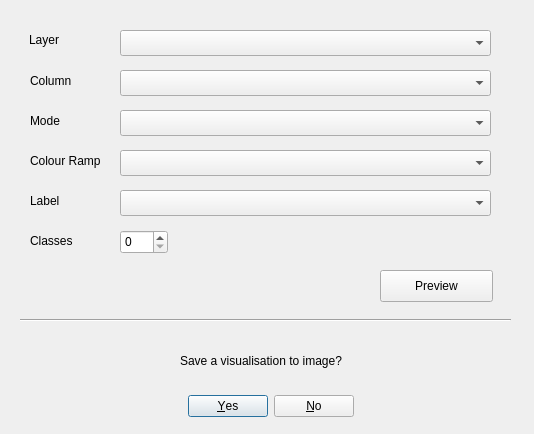
<?xml version="1.0" encoding="UTF-8"?>
<ui version="4.0">
 <class>Dialog</class>
 <widget class="QDialog" name="Dialog">
  <property name="geometry">
   <rect>
    <x>0</x>
    <y>0</y>
    <width>534</width>
    <height>434</height>
   </rect>
  </property>
  <property name="windowTitle">
   <string>Visualisation</string>
  </property>
  <widget class="QDialogButtonBox" name="buttonBox">
   <property name="geometry">
    <rect>
     <x>100</x>
     <y>390</y>
     <width>341</width>
     <height>32</height>
    </rect>
   </property>
   <property name="orientation">
    <enum>Qt::Horizontal</enum>
   </property>
   <property name="standardButtons">
    <set>QDialogButtonBox::No|QDialogButtonBox::Yes</set>
   </property>
   <property name="centerButtons">
    <bool>true</bool>
   </property>
  </widget>
  <widget class="QLabel" name="label">
   <property name="geometry">
    <rect>
     <x>30</x>
     <y>70</y>
     <width>60</width>
     <height>21</height>
    </rect>
   </property>
   <property name="text">
    <string>Column</string>
   </property>
  </widget>
  <widget class="QLabel" name="label_2">
   <property name="geometry">
    <rect>
     <x>30</x>
     <y>110</y>
     <width>60</width>
     <height>21</height>
    </rect>
   </property>
   <property name="text">
    <string>Mode</string>
   </property>
  </widget>
  <widget class="QLabel" name="label_3">
   <property name="geometry">
    <rect>
     <x>30</x>
     <y>150</y>
     <width>81</width>
     <height>21</height>
    </rect>
   </property>
   <property name="text">
    <string>Colour Ramp</string>
   </property>
  </widget>
  <widget class="QLabel" name="label_4">
   <property name="geometry">
    <rect>
     <x>30</x>
     <y>190</y>
     <width>60</width>
     <height>21</height>
    </rect>
   </property>
   <property name="text">
    <string>Label</string>
   </property>
  </widget>
  <widget class="Line" name="line">
   <property name="geometry">
    <rect>
     <x>20</x>
     <y>310</y>
     <width>491</width>
     <height>20</height>
    </rect>
   </property>
   <property name="orientation">
    <enum>Qt::Horizontal</enum>
   </property>
  </widget>
  <widget class="QComboBox" name="comboBox">
   <property name="geometry">
    <rect>
     <x>120</x>
     <y>70</y>
     <width>371</width>
     <height>26</height>
    </rect>
   </property>
  </widget>
  <widget class="QComboBox" name="comboBox_2">
   <property name="geometry">
    <rect>
     <x>120</x>
     <y>110</y>
     <width>371</width>
     <height>26</height>
    </rect>
   </property>
  </widget>
  <widget class="QComboBox" name="comboBox_3">
   <property name="geometry">
    <rect>
     <x>120</x>
     <y>150</y>
     <width>371</width>
     <height>26</height>
    </rect>
   </property>
  </widget>
  <widget class="QComboBox" name="comboBox_4">
   <property name="geometry">
    <rect>
     <x>120</x>
     <y>190</y>
     <width>371</width>
     <height>26</height>
    </rect>
   </property>
  </widget>
  <widget class="QLabel" name="label_6">
   <property name="geometry">
    <rect>
     <x>29</x>
     <y>30</y>
     <width>41</width>
     <height>20</height>
    </rect>
   </property>
   <property name="text">
    <string>Layer</string>
   </property>
  </widget>
  <widget class="QSpinBox" name="spinBox">
   <property name="geometry">
    <rect>
     <x>120</x>
     <y>230</y>
     <width>48</width>
     <height>24</height>
    </rect>
   </property>
  </widget>
  <widget class="QLabel" name="label_7">
   <property name="geometry">
    <rect>
     <x>30</x>
     <y>230</y>
     <width>60</width>
     <height>21</height>
    </rect>
   </property>
   <property name="text">
    <string>Classes</string>
   </property>
  </widget>
  <widget class="QComboBox" name="comboBox_5">
   <property name="geometry">
    <rect>
     <x>120</x>
     <y>30</y>
     <width>371</width>
     <height>26</height>
    </rect>
   </property>
  </widget>
  <widget class="QPushButton" name="pushButton">
   <property name="geometry">
    <rect>
     <x>380</x>
     <y>270</y>
     <width>113</width>
     <height>32</height>
    </rect>
   </property>
   <property name="text">
    <string>Preview</string>
   </property>
  </widget>
  <widget class="QLabel" name="label_5">
   <property name="geometry">
    <rect>
     <x>180</x>
     <y>350</y>
     <width>191</width>
     <height>21</height>
    </rect>
   </property>
   <property name="text">
    <string>Save a visualisation to image?</string>
   </property>
  </widget>
 </widget>
 <resources/>
 <connections>
  <connection>
   <sender>buttonBox</sender>
   <signal>accepted()</signal>
   <receiver>Dialog</receiver>
   <slot>accept()</slot>
   <hints>
    <hint type="sourcelabel">
     <x>248</x>
     <y>254</y>
    </hint>
    <hint type="destinationlabel">
     <x>157</x>
     <y>274</y>
    </hint>
   </hints>
  </connection>
  <connection>
   <sender>buttonBox</sender>
   <signal>rejected()</signal>
   <receiver>Dialog</receiver>
   <slot>reject()</slot>
   <hints>
    <hint type="sourcelabel">
     <x>316</x>
     <y>260</y>
    </hint>
    <hint type="destinationlabel">
     <x>286</x>
     <y>274</y>
    </hint>
   </hints>
  </connection>
 </connections>
</ui>
